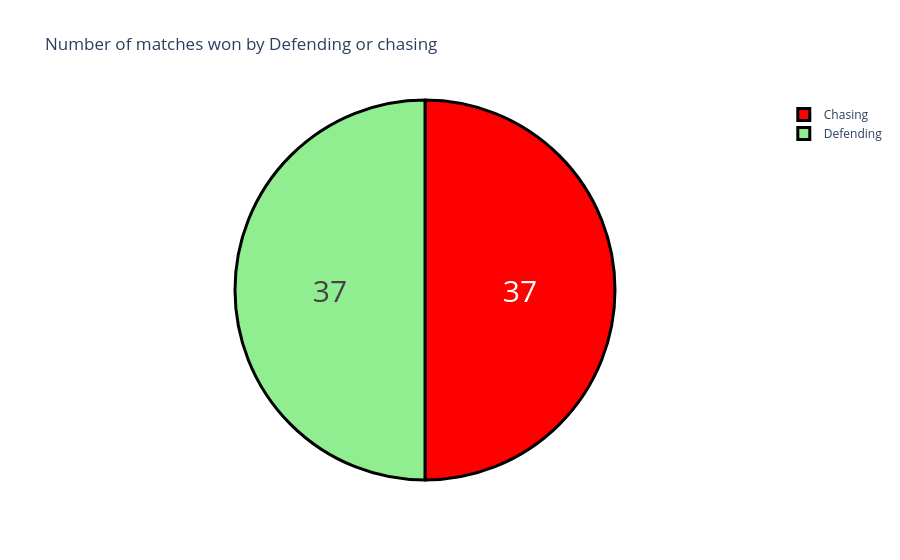

Notebook code cell kept with this figure:
### Code cell
data["won_by"] = data["won_by"].map({"Wickets":"Chasing","Runs":"Defending"})
won_by=data["won_by"].value_counts()
label=won_by.index
counts=won_by.values

colors=["red","lightgreen"]

fig=go.Figure(data=[go.Pie(labels=label,values=counts)])
fig.update_layout(title_text="Number of matches won by Defending or chasing")
fig.update_traces(hoverinfo="label+percent",textinfo="value",textfont_size=30,marker = dict(colors=colors,line = dict(color="Black",width=3)))

### Figure 1 — Plotly figure (JSON) as saved in the notebook; plotly's stock layout.template omitted (floating-point values rounded to 4 significant figures)
{"data": [{"hoverinfo": "label+percent", "labels": ["Chasing", "Defending"], "marker": {"colors": ["red", "lightgreen"], "line": {"color": "Black", "width": 3}}, "textfont": {"size": 30}, "textinfo": "value", "type": "pie", "values": [37, 37]}], "layout": {"autosize": true, "title": {"text": "Number of matches won by Defending or chasing"}}}
